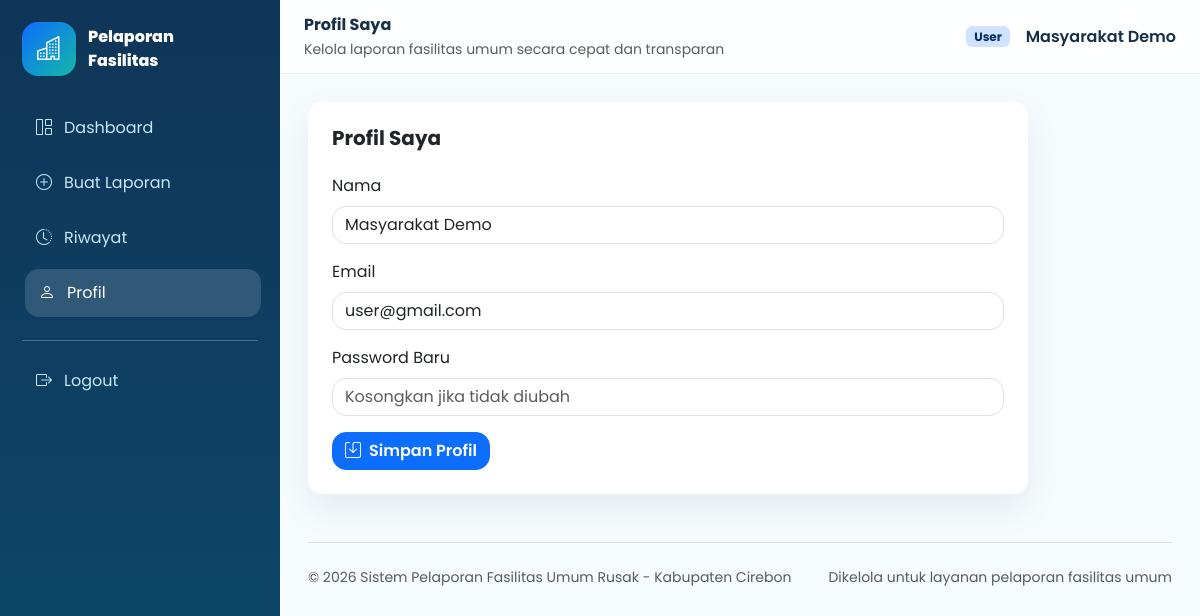
The page /public/user/profile (signed in) on the database its author committed.
### tables this page shows
CREATE TABLE users (
    id INT AUTO_INCREMENT PRIMARY KEY,
    nama VARCHAR(120) NOT NULL,
    email VARCHAR(120) NOT NULL UNIQUE,
    password VARCHAR(255) NOT NULL,
    role ENUM('admin', 'petugas', 'user') NOT NULL DEFAULT 'user',
    created_at TIMESTAMP DEFAULT CURRENT_TIMESTAMP
);

### app/core/Controller.php (called while the page is built, shortened)
<?php
abstract class Controller
{
    protected function view(string $view, array $data = []): void
    {
        extract($data);
        require APP_ROOT . '/app/views/' . $view . '.php';
    }
}

### app/controllers/ProfileController.php (called while the page is built, shortened)
<?php
class ProfileController extends Controller
{
    public function index(): void
    {
        $this->view('profile/index', [
            'title' => 'Profil Saya',
            'user' => $this->model('User')->find((int) current_user()['id']),
        ]);
    }
}

### app/core/App.php (called while the page is built, shortened)
<?php
class App
{
    protected string $controller = 'HomeController';
    protected string $method = 'index';
    public function __construct()
    {
        $routes = $this->routes();
        $url = trim($_GET['url'] ?? '', '/');
        $requestMethod = $_SERVER['REQUEST_METHOD'];
        $routeKey = $requestMethod . ' ' . ($url === '' ? '/' : $url);
        $matched = $routes[$routeKey] ?? null;
        $params = [];
        [$this->controller, $this->method] = explode('@', $matched);
        $this->params = $params;
        call_user_func_array([new $this->controller(), $this->method], $this->params);
    }
    private function routes(): array
    {
        return [
            'GET /' => 'HomeController@index',
            'GET login' => 'AuthController@login',
            'POST login' => 'AuthController@processLogin',
            'GET register' => 'AuthController@register',
            'POST register' => 'AuthController@processRegister',
            'GET logout' => 'AuthController@logout',
            'GET user/dashboard' => 'UserController@dashboard',
            'GET user/reports/create' => 'ReportController@create',
            'POST user/reports/store' => 'ReportController@store',
            'GET user/reports' => 'ReportController@history',
            'GET user/reports/{id}' => 'ReportController@show',
            'GET user/profile' => 'ProfileController@index',
            'POST user/profile' => 'ProfileController@update',
            'GET petugas/dashboard' => 'PetugasController@dashboard',
            'GET petugas/reports' => 'PetugasController@reports',
            'POST petugas/reports/{id}/status' => 'PetugasController@updateStatus',
            'GET admin/dashboard' => 'AdminController@dashboard',
            'GET admin/reports' => 'AdminController@reports',
            'POST admin/reports/{id}/status' => 'AdminController@updateStatus',
            'GET admin/users' => 'AdminController@users',
            'POST admin/users/{id}/role' => 'AdminController@updateUserRole',
            'POST admin/users/{id}/delete' => 'AdminController@deleteUser',
            'GET admin/categories' => 'AdminController@categories',
            'POST admin/categories/store' => 'AdminController@storeCategory',
            'POST admin/categories/{id}/update' => 'AdminController@updateCategory',
            'POST admin/categories/{id}/delete' => 'AdminController@deleteCategory',
            'GET admin/map-data' => 'AdminController@mapData',
            'GET admin/export-pdf' => 'AdminController@exportPdf',
        ];
    }
}

### public/index.php (called while the page is built, shortened)
<?php
require_once APP_ROOT . '/app/core/helpers.php';
require_once APP_ROOT . '/app/core/Database.php';
require_once APP_ROOT . '/app/core/Model.php';
require_once APP_ROOT . '/app/core/Controller.php';
require_once APP_ROOT . '/app/core/App.php';
new App();

### app/core/helpers.php (called while the page is built, shortened)
<?php
function url(string $path = ''): string
{
    return rtrim(BASE_URL, '/') . '/' . ltrim($path, '/');
}
function asset(string $path): string
{
    return url('assets/' . ltrim($path, '/'));
}
function current_user(): ?array
{
    return $_SESSION['user'] ?? null;
}

### app/core/Model.php (called while the page is built, shortened)
<?php
abstract class Model
{
    public function __construct()
    {
        $this->db = Database::getConnection();
    }
}

### app/core/Database.php (called while the page is built, shortened)
<?php
class Database
{
    private static ?PDO $instance = null;
    public static function getConnection(): PDO
    {
        if (self::$instance === null) {
            $dsn = 'mysql:host=' . DB_HOST . ';dbname=' . DB_NAME . ';charset=utf8mb4';
            self::$instance = new PDO($dsn, DB_USER, DB_PASS, [
                PDO::ATTR_ERRMODE => PDO::ERRMODE_EXCEPTION,
                PDO::ATTR_DEFAULT_FETCH_MODE => PDO::FETCH_ASSOC,
                PDO::ATTR_EMULATE_PREPARES => false,
            ]);
        }
        return self::$instance;
    }
}

### app/models/User.php (called while the page is built, shortened)
<?php
class User extends Model
{
    public function find(int $id): ?array
    {
        $stmt = $this->db->prepare('SELECT id, nama, email, role, created_at FROM users WHERE id = ?');
        $stmt->execute([$id]);
        return $stmt->fetch() ?: null;
    }
}

### app/views/profile/index.php (the view, shortened to what this page needs)
<?php require APP_ROOT . '/app/views/layouts/dashboard_header.php'; ?>
<div class="card border-0 shadow-soft" style="max-width:720px">
    <div class="card-body p-4">
        <h5 class="fw-bold mb-4">Profil Saya</h5>
        <form method="post" action="<?= url('user/profile') ?>">
            <div class="mb-3"><label class="form-label">Nama</label><input name="nama" class="form-control" value="<?= $user['nama'] ?>" required></div>
            <div class="mb-3"><label class="form-label">Email</label><input name="email" type="email" class="form-control" value="<?= $user['email'] ?>" required></div>
            <div class="mb-3"><label class="form-label">Password Baru</label><input name="password" type="password" class="form-control" placeholder="Kosongkan jika tidak diubah"></div>
            <button class="btn btn-primary"><i class="bi bi-save me-2"></i>Simpan Profil</button>
        </form>
    </div>
</div>
<?php require APP_ROOT . '/app/views/layouts/dashboard_footer.php'; ?>

### app/views/layouts/dashboard_header.php (shortened to what this page needs)
<!doctype html>
<html lang="id">
<head>
    <link href="https://cdn.jsdelivr.net/npm/bootstrap@5.3.3/dist/css/bootstrap.min.css" rel="stylesheet">
    <link href="https://cdn.jsdelivr.net/npm/bootstrap-icons@1.11.3/font/bootstrap-icons.css" rel="stylesheet">
    <link href="https://cdn.datatables.net/2.0.8/css/dataTables.bootstrap5.css" rel="stylesheet">
    <link href="https://cdn.datatables.net/responsive/3.0.2/css/responsive.bootstrap5.css" rel="stylesheet">
    <link href="https://unpkg.com/leaflet@1.9.4/dist/leaflet.css" rel="stylesheet">
    <link href="<?= asset('css/style.css') ?>" rel="stylesheet">
</head>
<body>
<div class="dashboard-layout">
    <?php require APP_ROOT . '/app/views/layouts/sidebar.php'; ?>
    <main class="main-content">
        <nav class="topbar d-flex align-items-center px-3 px-lg-4 sticky-top">
            <div>
                <div class="fw-bold"><?= $title ?? 'Dashboard' ?></div>
                <small class="text-muted">Kelola laporan fasilitas umum secara cepat dan transparan</small>
            </div>
            <div class="ms-auto d-flex align-items-center gap-3">
                <span class="badge bg-primary-subtle text-primary-emphasis"><?= ucfirst(current_user()['role']) ?></span>
                <div class="fw-semibold d-none d-sm-block"><?= current_user()['nama'] ?></div>
            </div>
        </nav>
        <section class="content-wrap">

### public/assets/css/style.css (style rules this page uses)
:root { --primary: #0d6efd; --teal: #14b8a6; --ink: #163047; --muted: #64748b; --soft: #f3f8fb; --sidebar: #0f3558; }
* { letter-spacing: 0; }
body { font-family: 'Poppins', sans-serif; color: var(--ink); background: #f6fbfd; }
.btn, .card, .form-control, .form-select, .alert, .modal-content { border-radius: 14px; }
.btn { font-weight: 600; transition: transform .18s ease, box-shadow .18s ease; }
.shadow-soft { box-shadow: 0 14px 35px rgba(15, 53, 88, .08); }
.dashboard-layout { min-height: 100vh; display: flex; }
.main-content { width: 100%; margin-left: 280px; min-height: 100vh; }
.topbar { height: 74px; background: rgba(255, 255, 255, .88); backdrop-filter: blur(12px); border-bottom: 1px solid rgba(15, 53, 88, .08); }
.content-wrap { padding: 28px; }

### rows shown on the page
users: role "User", nama "Masyarakat Demo", email "user@gmail.com"

### other values the page prints
$title "Profil Saya"
APP_NAME "Sistem Pelaporan Fasilitas Umum Rusak"
